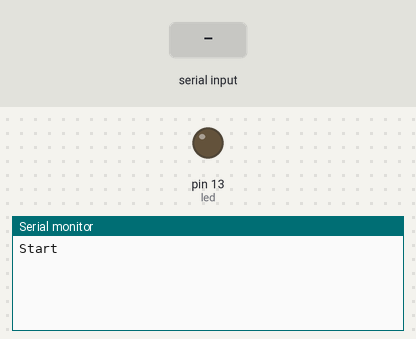
Bench run of a sketch on a simulated Arduino Mega 2560, built with avr-gcc and run on an emulated ATmega2560. Parts: output pins drawn as LEDs (lit = HIGH), the last lines printed to the serial monitor. Inputs (shaded band) come from the test bench. Pins used as bus, display or sensor lines are not drawn.

Above: at 1.5 s.
1.6 s: "1\n" received over Serial
At 2.8 s:
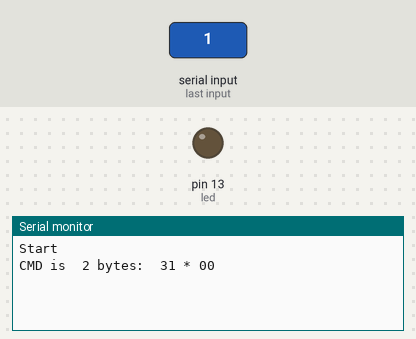
3.1 s: byte 10 ('\n') received over Serial
At 3.9 s:
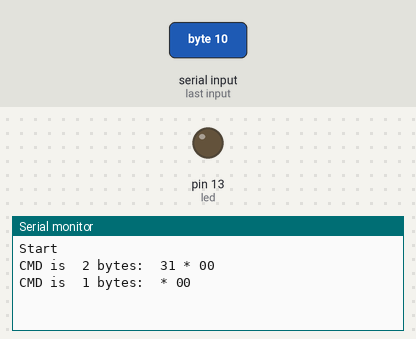
4.6 s: "1\n" received over the second serial link
At 5.2 s:
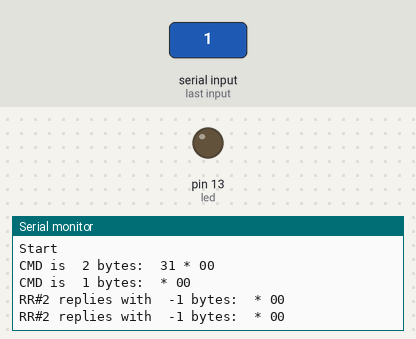

Measured:
- after the input at 1.6 s, the serial monitor: prints a new line at once (image 1)
- after the input at 3.1 s, the serial monitor: prints a new line at once (image 2)
- after the input at 4.6 s, the serial monitor: prints a new line at once (image 3)

The sketch:

sm130_first_trial.ino
```cpp
/*
  This is a test of my non-blocking Serial buffering scheme.

  It requires a Mega (or other board with 3 UARTs in addition to the USB port).
  The UARTs need to be jumpered together as follows:
    TX1->RX2  (pin 18 -> pin 17)
    TX2->RX3  (pin 16 -> pin 15)
    TX3->RX1  (pin 14 -> pin 19)

  The setup() function sends a few messages around this path to check it.

  The loop() function looks for a message on the USB console, and then uses the
  low bits of the first byte to switch between 8 different messages that it
  writes to one of the UARTs.  It also looks for complete replies (complete in
  the symantics of an RFID reader) to come back from each of the UARTs and
  reports them when it sees them.

  Note: RFID Reset attached to D4
*/
#if 0
// #include <SoftwareSerial.h>
#else
#endif

const int FALSE = 0;
const int  TRUE = 1;

const int RFIDRESET = 4;

#if 0
const int RFID1_RX = 7;
const int RFID1_TX = 8;
const int RFID2_RX = 10;
const int RFID2_TX = 11;
const int RFID3_RX = 12;
const int RFID3_TX = 13;
typedef SoftwareSerial SerialPort;
SerialPort rfid1(RFID1_RX, RFID1_TX);
SerialPort rfid2(RFID2_RX, RFID2_TX);
SerialPort rfid3(RFID3_RX, RFID3_TX);
#else
#define rfid1 Serial1
#define rfid2 Serial2
#define rfid3 Serial3
typedef HardwareSerial SerialPort;
#endif

#define RFID_CMD_Header0             ((byte)0xff)
#define RFID_CMD_Header1             ((byte)0x00)
#define RFID_CMD_Reset               ((byte)0x80)
#define RFID_CMD_Firmware            ((byte)0x81)
#define RFID_CMD_Seek_for_Tag        ((byte)0x82)
#define RFID_CMD_Select_Tag          ((byte)0x83)
#define RFID_CMD_Authenticate        ((byte)0x85)
#define RFID_CMD_Read_Block          ((byte)0x86)
#define RFID_CMD_Read_Value          ((byte)0x87)
#define RFID_CMD_Write_Block         ((byte)0x89)
#define RFID_CMD_Write_Value         ((byte)0x8A)
#define RFID_CMD_Write_4_Byte_Block  ((byte)0x8B)
#define RFID_CMD_Write_Key           ((byte)0x8C)
#define RFID_CMD_Increment           ((byte)0x8D)
#define RFID_CMD_Decrement           ((byte)0x8E)
#define RFID_CMD_Antenna_Power       ((byte)0x90)
#define RFID_CMD_Read_port           ((byte)0x91)
#define RFID_CMD_Write_Port          ((byte)0x92)
#define RFID_CMD_Halt                ((byte)0x93)
#define RFID_CMD_Set_Baud_Rate       ((byte)0x94)
#define RFID_CMD_Sleep               ((byte)0x96)

const int led = 13;

const byte zero = 0;
const byte nonzero = 1;

class UsbInput {
public:
  UsbInput(void);
  virtual ~UsbInput(void);

  virtual int poll(void);   // Returns !=0 when complete response ready.  <0 => error, >0 is length
  virtual byte* data(void); // Returns pointer to buffer
  virtual void reset(void); // Resets buffer state

private:
  // static const int USB_BUF_LEN = 128;
  static const int USB_BUF_LEN = 8;
  int m_index;
  byte m_buf[USB_BUF_LEN];
};

UsbInput::UsbInput()
{
  reset();
}

UsbInput::~UsbInput()
{
}

int UsbInput::poll()
{
  int ret = 0;
  int i;
  byte data;

  if (Serial.available()) {
    data = Serial.read();
    m_buf[m_index++] = data;
    if (USB_BUF_LEN == m_index) ret = -m_index;
    if (('\n' == data) || ('\r' == data)) {
      ret = m_index;
    }
    if (ret) {
      m_buf[m_index-1] = 0;
      reset();
    }
  }
  return ret;
}

byte* UsbInput::data()
{
  return m_buf;
}

void UsbInput::reset()
{
  m_index = 0;
}

UsbInput cmdPort;


class RfidResponse {
public:
  RfidResponse(SerialPort* port);
  virtual ~RfidResponse(void);

  virtual int poll(void);   // Returns !=0 when complete response ready.  <0 => error, >0 is length
  virtual byte* data(void); // Returns pointer to buffer
  virtual void reset(void); // Resets buffer state

private:
  static const int RFID_BUF_LEN = 32;
  SerialPort* m_port;
  int m_index;
  int m_count;
  byte m_buf[RFID_BUF_LEN];
};

RfidResponse::RfidResponse(SerialPort* port)
{
  m_port = port;
  reset();
}

RfidResponse::~RfidResponse()
{
}

int RfidResponse::poll()
{
  int ret = 0;
  int i;
  byte recSum = 0;
  byte data;

  if (m_port->available()) {
    data = m_port->read();
    if ((0 == m_index) && (RFID_CMD_Header0 != data)) ret = -1;
    if ((1 == m_index) && (RFID_CMD_Header1 != data)) ret = -2;
    if (2 == m_index) {
      if (data > (RFID_BUF_LEN-5)) ret = -3;
        else m_count = data;
    }
    if (ret < 0) {
      reset();
      return ret;
    }
    m_buf[m_index++] = data;
    if ((4+m_count) == m_index) {
      for (i=2; i<(m_count+3); i++) recSum+= m_buf[i];
      ret = 4 + m_count; // Assume checksum OK
      if (recSum != data) ret = -ret; // Bad checksum
      reset();
    }
  }
  return ret;
}

byte* RfidResponse::data()
{
  return m_buf;
}

void RfidResponse::reset()
{
  m_index = m_count = 0;
}

RfidResponse s1Buff(&rfid1);
RfidResponse s2Buff(&rfid2);
RfidResponse s3Buff(&rfid3);

/* SM130 UART frames:
  Writing:
  1 byte - header - always 0xff
  1 byte - reserved - always 0x00
  1 byte - length - of command and data bytes
  1 byte - command
  N bytes - data
  1 byte - checksum - sum of everything but the header

  Reading:
  1 byte - header - always 0xff
  1 byte - reserved - always 0x00
  1 byte - length - of command and data bytes
  1 byte - command that SM130 is responding to
  N bytes - data - results, or error code
  1 byte - checksum - sum of everything but the header
*/

void showReply(int port, int len, const byte* response)
{
  int i;

  if (0 == port) {
    Serial.print("CMD is ");
  } else {
    Serial.print("RR#");
    Serial.print(port);
    Serial.print(" replies with ");
  }
  if ((len > -10) && (len < 10)) Serial.print(' ');
  Serial.print(len);
  Serial.print(" bytes: ");
  if (len < 0) len = -len;
  for (i=0; i<len; i++) {
    if ((len-1) == i) Serial.print(" * "); // Checksum
      else Serial.print(' ');
    if (16 > response[i]) Serial.print(0, HEX);
    Serial.print(response[i], HEX);
  }
  Serial.println();
}

//  writeCmd -- write a command, including the header prefix and the checksum
//       rfid:  pointer to a serial port object
//       count: # of bytes in data (may be 0)
//       cmd:   command
//       data:  bytes to send after command, if count > 0
void writeCmd(SerialPort* rfid, int count, byte cmd, const byte* data = 0)
{
  byte csum = count + 1 + cmd;
  int i;

  rfid->write((uint8_t) RFID_CMD_Header0);
  rfid->write((uint8_t) RFID_CMD_Header1);
  rfid->write((uint8_t) count+1);
  rfid->write((uint8_t) cmd);
  for (i=0; i<count; i++) {
    csum += data[i];
    rfid->write((uint8_t) data[i]);
  }
  rfid->write((uint8_t) csum);
}

void roundRobin(int count, byte cmd, const byte* payload = 0)
{
  int len;
  byte* data = 0;

  writeCmd(&rfid1, count, cmd, payload);
  writeCmd(&rfid2, count, cmd+1, payload);
  writeCmd(&rfid3, count, cmd+2, payload);
  while (0 == (len = s1Buff.poll()));
  showReply(1, len, data = s1Buff.data());
  while (0 == (len = s2Buff.poll()));
  showReply(2, len, s2Buff.data());
  while (0 == (len = s3Buff.poll()));
  showReply(3, len, s3Buff.data());
}


//INIT
void setup()
{
  int len;
  byte data;

  delay(200);

  pinMode(led, OUTPUT);
  pinMode(RFIDRESET, OUTPUT);

  Serial.begin(9600);

  // set the data rate for the RFID port(s)
  // rfid1.begin(9600);
  // rfid1.begin(19200);
  // rfid1.begin(38400);
  // rfid1.begin(57600);
  // rfid1.begin(115200);
  rfid2.begin(19200);
  rfid3.begin(19200);

  digitalWrite(RFIDRESET, HIGH);
  delay(50);
  digitalWrite(RFIDRESET, LOW);
  delay(50);
  Serial.println("Start");
  // roundRobin(0, RFID_CMD_Firmware);
  // roundRobin(1, RFID_CMD_Antenna_Power, &nonzero);
  // roundRobin(0, RFID_CMD_Seek_for_Tag);
}

static long rates[] = {300, 600, 1200, 2400, 4800, 9600, 14400, 19200, 28800, 38400, 57600, 115200, 0};
static int curRate = 0;

void loop()
{
  int len;
  byte* data;
  byte one = 1;

  if (len = cmdPort.poll()) {
    showReply(0, len, data = cmdPort.data());
    switch(7 & (*data)) {
    case 0:
      // writeCmd(&rfid1, 1,  RFID_CMD_Set_Baud_Rate, &one);
      break;
    case 1:
      // writeCmd(&rfid2, 0, RFID_CMD_Seek_for_Tag);
      break;
    case 2:
      writeCmd(&rfid2, 1, RFID_CMD_Antenna_Power, &nonzero);
      break;
    case 3:
      writeCmd(&rfid2, 1, RFID_CMD_Antenna_Power, &zero);
      break;
    case 4:
      writeCmd(&rfid1, 1, RFID_CMD_Antenna_Power, &nonzero);
      break;
    case 5:
      writeCmd(&rfid1, 0, RFID_CMD_Reset);
      break;
    case 6:
      writeCmd(&rfid1, 0, RFID_CMD_Firmware);
      break;
    case 7:
      rfid1.end();
      rfid1.begin(rates[curRate]);
      Serial.print("Setting RFID1 to ");
      Serial.print(rates[curRate]);
      Serial.println(" baud");
      curRate++;
      if (!rates[curRate]) curRate = 0;
      delay(50);
      digitalWrite(RFIDRESET, HIGH);
      delay(50);
      digitalWrite(RFIDRESET, LOW);
      delay(50);
      writeCmd(&rfid1, 0, RFID_CMD_Reset);
      break;
    }
  }
  if (len = s1Buff.poll()) {
    showReply(1, len, data = s1Buff.data());
    // writeCmd(&rfid3, len-3, data[3], data+4);
  }
  if (len = s2Buff.poll()) {
    showReply(2, len, s2Buff.data());
  }
  if (len = s3Buff.poll()) {
    // writeCmd(&rfid2, len-3, data[3], data+4);
    showReply(3, len, s3Buff.data());
  }
}
```
